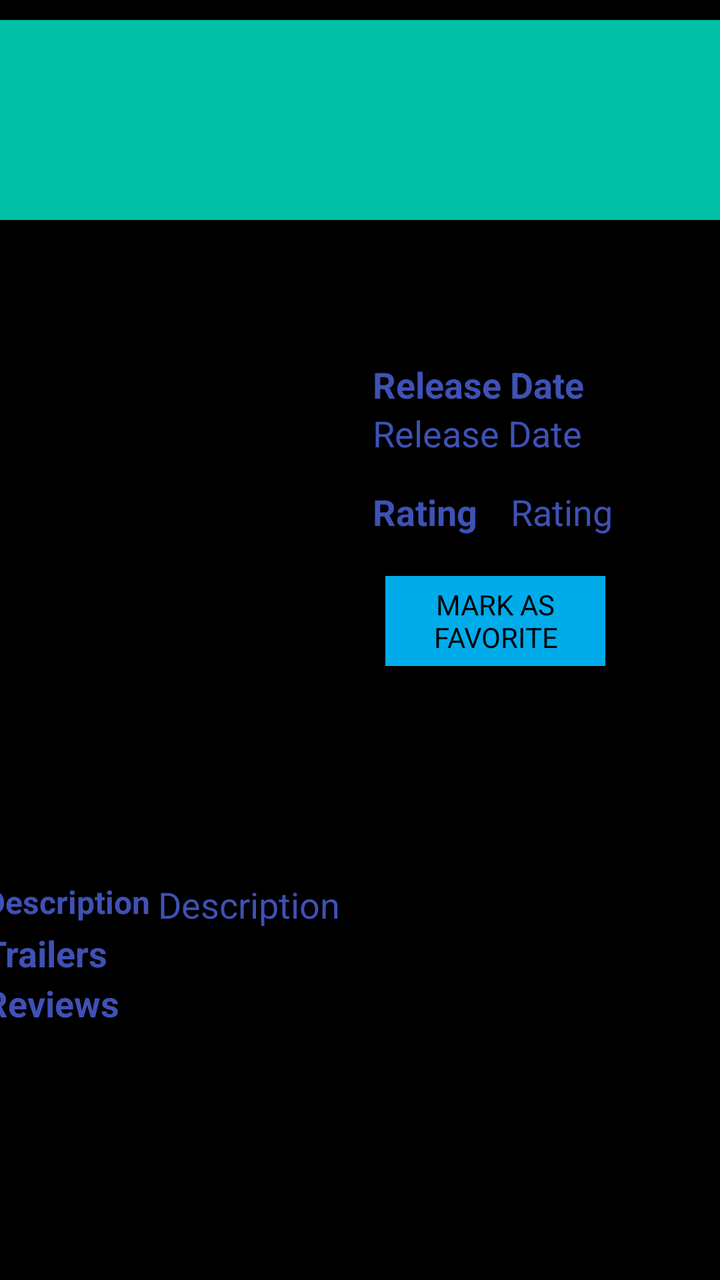
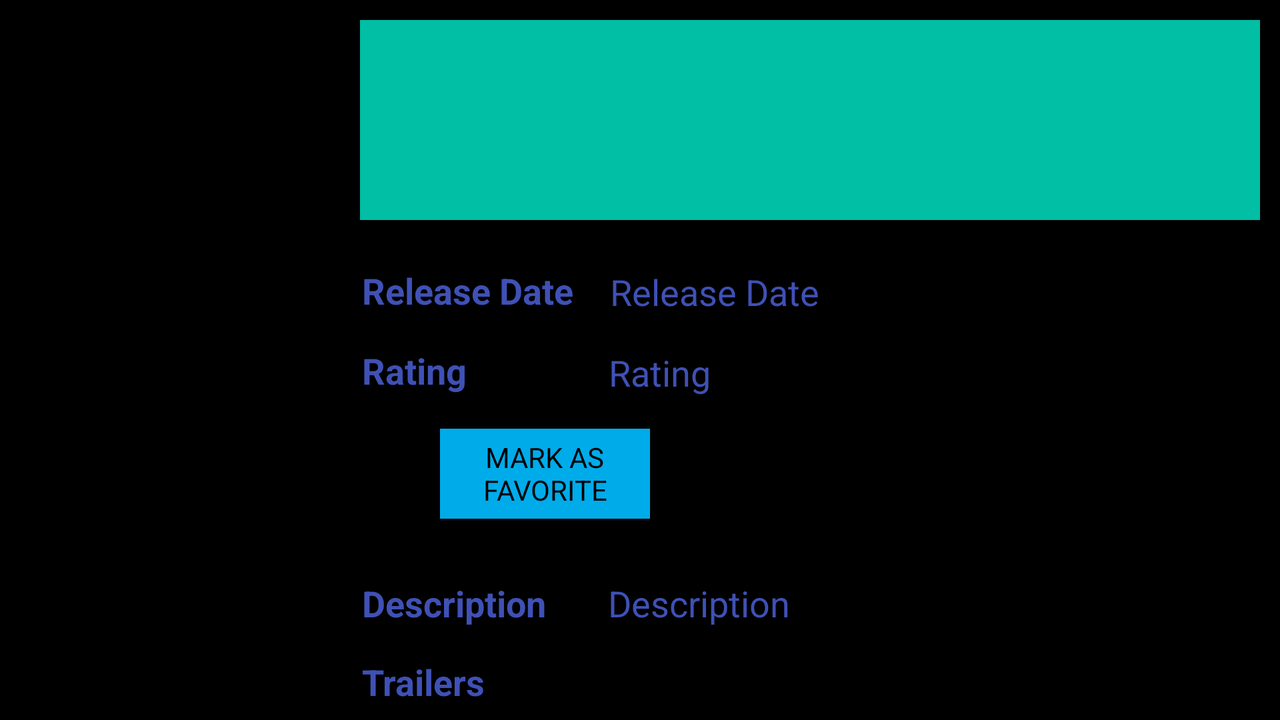

One screen, two layout resources from the same app: the default and the author's alternative for another configuration. Each is rendered where Android would select it; the XML of both is given below.
<!-- AndroidManifest.xml: application theme AppTheme -->
<!-- res/layout/movie_details_view.xml -->
<?xml version="1.0" encoding="utf-8"?>
<LinearLayout xmlns:android="http://schemas.android.com/apk/res/android"
    android:layout_width="match_parent"
    android:layout_height="match_parent"
    android:background="#000"
    android:orientation="vertical"
    android:paddingBottom="10dp"
    android:paddingTop="10dp">

    <LinearLayout
        android:id="@+id/titleSection"
        android:layout_width="match_parent"
        android:layout_height="100dp"
        android:background="#00bfa5"
        android:orientation="vertical">

        <TextView
            android:id="@+id/tv_detailActivity_Title"
            android:layout_width="wrap_content"
            android:layout_height="wrap_content"
            android:layout_gravity="top|center"
            android:layout_marginLeft="5dp"
            android:layout_marginTop="20dp"
            android:scaleType="center"
            android:textColor="#fff"
            android:textSize="30sp"
            android:textStyle="bold" />
    </LinearLayout>

    <ScrollView
        android:layout_width="match_parent"
        android:layout_height="wrap_content">

        <LinearLayout
            android:layout_width="match_parent"
            android:layout_height="wrap_content"
            android:orientation="vertical">

            <LinearLayout
                android:id="@+id/topSection"
                android:layout_width="match_parent"
                android:layout_height="wrap_content"
                android:layout_marginLeft="-20dp"
                android:layout_marginStart="-20dp"
                android:orientation="horizontal">

                <LinearLayout
                    android:id="@+id/imageSection"
                    android:layout_width="170dp"
                    android:layout_height="300dp"
                    android:layout_below="@+id/titleSection"
                    android:layout_marginLeft="30dp"
                    android:layout_marginTop="20dp"
                    android:orientation="horizontal">

                    <ImageView
                        android:id="@+id/tv_detailActivity_poster_image"
                        android:layout_width="170dp"
                        android:layout_height="300dp"
                        android:layout_below="@+id/titleSection"
                        android:layout_gravity="top|left"
                        android:scaleType="centerCrop" />
                </LinearLayout>

                <LinearLayout
                    android:layout_width="match_parent"
                    android:layout_height="wrap_content"
                    android:layout_below="@+id/titleSection"
                    android:layout_marginLeft="5dp"
                    android:layout_marginTop="70dp"
                    android:layout_toRightOf="@+id/imageSection"
                    android:orientation="vertical">


                    <TextView
                        android:id="@+id/tv_detailActivity_DateRelease_header"
                        style="@style/Header"
                        android:layout_width="match_parent"
                        android:layout_height="wrap_content"
                        android:layout_marginLeft="1dp"
                        android:text="@string/INFO_DATERELEASE"
                        android:textColor="@color/colorPrimary"
                        android:textColorLink="@color/cyan" />

                    <TextView
                        android:id="@+id/tv_detailActivity_DateRelease"
                        style="@style/Info"
                        android:layout_width="match_parent"
                        android:layout_height="match_parent"
                        android:layout_marginLeft="1dp"
                        android:layout_toRightOf="@+id/tv_detailActivity_DateRelease_header"
                        android:text="@string/INFO_DATERELEASE"
                        android:textColor="@color/colorPrimary"
                        android:textColorLink="@color/cyan" />

                    <RelativeLayout
                        android:layout_width="match_parent"
                        android:layout_height="match_parent">

                        <TextView
                            android:id="@+id/tv_detailActivity_Rating_header"
                            style="@style/Header"
                            android:layout_width="wrap_content"
                            android:layout_height="wrap_content"
                            android:layout_marginLeft="1dp"
                            android:layout_marginTop="15dp"
                            android:text="@string/INFO_RATING"
                            android:textColor="@color/colorPrimary"
                            android:textColorLink="@color/cyan" />

                        <TextView
                            android:id="@+id/tv_detailActivity_Rating"
                            style="@style/Info"
                            android:layout_width="wrap_content"
                            android:layout_height="wrap_content"
                            android:layout_marginLeft="1dp"
                            android:layout_marginStart="70dp"
                            android:layout_marginTop="15dp"
                            android:text="@string/INFO_RATING"
                            android:textColor="@color/colorPrimary"
                            android:textColorLink="@color/cyan" />
                    </RelativeLayout>


                    <Button
                        android:id="@+id/btn_favorite"
                        style="@android:style/Widget.Button.Toggle"
                        android:layout_width="110dp"
                        android:layout_height="45dp"
                        android:layout_alignParentEnd="true"
                        android:layout_alignParentRight="true"
                        android:layout_alignParentTop="true"
                        android:layout_gravity="center_horizontal"
                        android:layout_marginRight="25dp"
                        android:layout_marginTop="20dp"
                        android:background="@color/blue"
                        android:gravity="center"
                        android:text="@string/add_to_favorite"
                        android:textAllCaps="true"
                        android:textColor="@android:color/black"
                        android:textColorLink="@color/black"
                        android:textIsSelectable="false"
                        android:textSize="14sp" />

                    <ImageView
                        android:id="@+id/love_icon"
                        android:layout_width="45dp"
                        android:layout_height="50dp"
                        android:layout_alignParentLeft="true"
                        android:layout_alignParentStart="true"
                        android:layout_alignTop="@+id/btn_favorite"
                        android:layout_marginLeft="47dp"
                        android:layout_marginStart="47dp"
                        android:layout_marginTop="5dp"
                        android:src="@drawable/icons8_love_64" />
                </LinearLayout>
            </LinearLayout>

            <LinearLayout
                android:id="@+id/downSection"
                android:layout_width="match_parent"
                android:layout_height="wrap_content"
                android:layout_below="@+id/topSection"
                android:layout_marginLeft="-8dp"
                android:layout_marginStart="-8dp"
                android:layout_marginTop="10dp"
                android:orientation="vertical">

                
                
                
                
                
                
                
                
                
                

                
                
                
                
                
                
                

                
                
                
                
                
                
                
                
                
                
                
                
                
                
                
                
                
                
                
                
                

                <LinearLayout
                    android:id="@+id/downTextSection"
                    android:layout_width="match_parent"
                    android:layout_height="wrap_content"
                    android:layout_below="@+id/downSection"
                    android:orientation="vertical">

                    <RelativeLayout
                        android:layout_width="match_parent"
                        android:layout_height="wrap_content">

                        <TextView
                            android:id="@+id/overview_header"
                            style="@style/Header"
                            android:layout_width="wrap_content"
                            android:layout_height="wrap_content"
                            android:text="@string/INFO_DESCRIPTION"
                            android:textColor="@color/colorPrimary"
                            android:textColorLink="@color/cyan"
                            android:textSize="16sp" />

                        <TextView
                            android:id="@+id/tv_detailActivity_desc"
                            style="@style/Info"
                            android:layout_width="wrap_content"
                            android:layout_height="wrap_content"
                            android:layout_toEndOf="@id/overview_header"
                            android:layout_toRightOf="@id/overview_header"
                            android:text="@string/INFO_DESCRIPTION"
                            android:textColor="@color/colorPrimary"
                            android:textColorLink="@color/cyan" />
                    </RelativeLayout>

                    <RelativeLayout
                        android:layout_width="match_parent"
                        android:layout_height="wrap_content">

                        <TextView
                            android:id="@+id/trailer_header"
                            style="@style/Header"
                            android:layout_width="wrap_content"
                            android:layout_height="wrap_content"
                            android:text="@string/INFO_TRAILERS"
                            android:textColor="@color/colorPrimary"
                            android:textColorLink="@color/cyan" />

                        <android.support.v7.widget.RecyclerView
                            android:id="@+id/rv_trailer"
                            android:layout_width="wrap_content"
                            android:layout_height="wrap_content"
                            android:layout_toEndOf="@+id/trailer_header"
                            android:layout_toRightOf="@+id/trailer_header"
                            android:paddingBottom="25dp"
                            android:textColor="@color/colorPrimary"
                            android:textColorLink="@color/cyan"></android.support.v7.widget.RecyclerView>
                    </RelativeLayout>

                    <RelativeLayout
                        android:layout_width="match_parent"
                        android:layout_height="wrap_content">

                        <TextView
                            android:id="@+id/review_header"
                            style="@style/Header"
                            android:layout_width="wrap_content"
                            android:layout_height="wrap_content"
                            android:text="@string/INFO_REVIEWS"
                            android:textColor="@color/colorPrimary"
                            android:textColorLink="@color/cyan" />

                        <android.support.v7.widget.RecyclerView
                            android:id="@+id/rv_review"
                            android:layout_width="wrap_content"
                            android:layout_height="match_parent"
                            android:layout_alignParentTop="true"
                            android:layout_marginLeft="7dp"
                            android:layout_marginStart="7dp"
                            android:layout_marginTop="0dp"
                            android:layout_toEndOf="@+id/review_header"
                            android:layout_toRightOf="@+id/review_header"
                            android:paddingBottom="80dp"
                            android:textColor="@color/colorPrimary"
                            android:textColorLink="@color/cyan"></android.support.v7.widget.RecyclerView>
                    </RelativeLayout>
                </LinearLayout>
            </LinearLayout>
        </LinearLayout>
    </ScrollView>
</LinearLayout>
<!-- resources referenced by this layout -->
<resources>
  <color name="black">#000</color>
  <color name="blue">#00abea</color>
  <color name="colorPrimary">#3f51b5</color>
  <color name="cyan">#00bfa5</color>
  <string name="INFO_DATERELEASE">Release Date</string>
  <string name="INFO_DESCRIPTION">Description</string>
  <string name="INFO_RATING">Rating</string>
  <string name="INFO_REVIEWS">Reviews</string>
  <string name="INFO_TRAILERS">Trailers</string>
  <string name="add_to_favorite">mark as\nfavorite</string>
  <style name="Header">
          <item name="android:textStyle">bold</item>
          <item name="android:textColor">@color/Header</item>
          <item name="android:fontFamily">sans-serif</item>
          <item name="android:textSize">18sp</item>
          <item name="android:layout_marginLeft">@dimen/activity_horizontal_margin</item>
          <item name="android:layout_marginRight">4dp</item>
      </style>
  <style name="Info">
          <item name="android:layout_marginRight">8dp</item>
          <item name="android:fontFamily">sans-serif</item>
          <item name="android:textColor">@color/font</item>
          <item name="android:textSize">18sp</item>
      </style>
  <style name="AppTheme" parent="Theme.AppCompat.Light.DarkActionBar">
          
          <item name="colorPrimary">@color/colorPrimary</item>
          <item name="colorPrimaryDark">@color/colorPrimaryDark</item>
          <item name="colorAccent">@color/colorAccent</item>
      </style>
  <color name="Header">#a92424</color>
  <color name="font">#790c0c</color>
  <color name="colorPrimaryDark">#303F9F</color>
  <color name="colorAccent">#FF4081</color>
</resources>
<!-- res/layout-land/movie_details_view.xml (the author's variant of the layout above) -->
<!-- drawn on the phone turned sideways -->
<?xml version="1.0" encoding="utf-8"?>
<LinearLayout xmlns:android="http://schemas.android.com/apk/res/android"
    android:id="@+id/detail_background"
    android:layout_width="match_parent"
    android:layout_height="match_parent"
    android:background="@color/black"
    android:orientation="vertical"
    android:paddingBottom="10dp"
    android:paddingTop="10dp">

    <RelativeLayout
        android:layout_width="match_parent"
        android:layout_height="wrap_content">

        <ImageView
            android:id="@+id/tv_detailActivity_poster_image"
            android:layout_width="170dp"
            android:layout_height="300dp"
            android:layout_alignParentLeft="true"
            android:layout_alignParentStart="true"
            android:layout_alignParentTop="true"
            android:layout_gravity="top|left"
            android:scaleType="centerCrop" />

        <LinearLayout
            android:id="@+id/titleSection"
            android:layout_width="match_parent"
            android:layout_height="100dp"
            android:layout_marginLeft="10dp"
            android:layout_marginRight="10dp"
            android:layout_toRightOf="@+id/tv_detailActivity_poster_image"
            android:background="@color/cyan">

            <TextView
                android:id="@+id/tv_detailActivity_Title"
                android:layout_width="wrap_content"
                android:layout_height="wrap_content"
                android:layout_gravity="top|center"
                android:layout_marginLeft="48dp"
                android:layout_marginTop="20dp"
                android:layout_toRightOf="@+id/tv_detailActivity_poster_image"
                android:scaleType="fitCenter"
                android:textColor="@color/textwhite"
                android:textSize="30sp"
                android:textStyle="bold" />
        </LinearLayout>

        <ScrollView
            android:layout_width="match_parent"
            android:layout_height="wrap_content"
            android:layout_below="@+id/titleSection"
            android:layout_marginLeft="10dp"
            android:layout_marginRight="10dp"
            android:layout_toRightOf="@+id/tv_detailActivity_poster_image">

            <LinearLayout
                android:id="@+id/infoSection"
                android:layout_width="match_parent"
                android:layout_height="match_parent"
                android:layout_below="@+id/titleSection"
                android:layout_marginTop="3dp"
                android:orientation="vertical">

                <TextView
                    android:id="@+id/tv_detailActivity_DateRelease_header"
                    style="@style/Header"
                    android:layout_width="wrap_content"
                    android:layout_height="wrap_content"
                    android:layout_marginLeft="1dp"
                    android:layout_marginTop="20dp"
                    android:text="@string/INFO_DATERELEASE"
                    android:textColor="@color/colorPrimary"
                    android:textColorLink="@color/cyan"
                    android:textStyle="bold" />

                <TextView
                    android:id="@+id/tv_detailActivity_DateRelease"
                    android:layout_width="wrap_content"
                    android:layout_height="wrap_content"
                    android:layout_marginLeft="125dp"
                    android:layout_marginStart="125dp"
                    android:layout_marginTop="-24dp"
                    android:layout_toRightOf="@+id/tv_detailActivity_DateRelease_header"
                    android:text="@string/INFO_DATERELEASE"
                    android:textColor="@color/colorPrimary"
                    android:textSize="18dp" />

                <RelativeLayout
                    android:layout_width="match_parent"
                    android:layout_height="wrap_content">

                    <TextView
                        android:id="@+id/tv_detailActivity_Rating_header"
                        style="@style/Header"
                        android:layout_width="wrap_content"
                        android:layout_height="wrap_content"
                        android:layout_marginLeft="1dp"
                        android:layout_marginTop="15dp"
                        android:text="@string/INFO_RATING"
                        android:textColor="@color/colorPrimary"
                        android:textColorLink="@color/cyan"
                        android:textStyle="bold" />

                    <TextView
                        android:id="@+id/tv_detailActivity_Rating"
                        style="@style/Info"
                        android:layout_width="wrap_content"
                        android:layout_height="wrap_content"
                        android:layout_alignParentLeft="false"
                        android:layout_alignParentStart="false"
                        android:layout_centerVertical="false"
                        android:layout_marginLeft="67dp"
                        android:layout_marginTop="16dp"
                        android:layout_toRightOf="@+id/tv_detailActivity_Rating_header"
                        android:text="@string/INFO_RATING"
                        android:textColor="@color/colorPrimary"
                        android:textColorLink="@color/cyan"
                        android:textSize="18dp" />

                </RelativeLayout>

                <RelativeLayout
                    android:layout_width="match_parent"
                    android:layout_height="match_parent"
                    android:layout_marginTop="15dp">

                    <Button
                        android:id="@+id/btn_favorite"
                        style="@android:style/Widget.Button.Toggle"
                        android:layout_width="105dp"
                        android:layout_height="45dp"
                        android:layout_alignParentTop="true"
                        android:layout_marginBottom="1dp"
                        android:layout_marginEnd="20dp"
                        android:layout_marginLeft="40dp"
                        android:layout_marginRight="20dp"
                        android:layout_marginStart="40dp"
                        android:layout_marginTop="1dp"
                        android:background="@color/blue"
                        android:text="@string/add_to_favorite"
                        android:textAllCaps="true"
                        android:textColor="@android:color/black"
                        android:textColorLink="@color/textwhite"
                        android:textIsSelectable="false"
                        android:textSize="14sp" />

                    <ImageView
                        android:id="@+id/love_icon"
                        android:layout_width="45dp"
                        android:layout_height="50dp"
                        android:layout_centerHorizontal="true"
                        android:layout_toRightOf="@+id/btn_favorite"
                        android:src="@drawable/icons8_love_64" />
                </RelativeLayout>

                <RelativeLayout
                    android:layout_width="match_parent"
                    android:layout_height="match_parent"
                    android:layout_marginTop="11dp">

                    <TextView
                        android:id="@+id/overview_header"
                        style="@style/Header"
                        android:layout_width="wrap_content"
                        android:layout_height="wrap_content"
                        android:layout_marginLeft="1dp"
                        android:layout_marginTop="15dp"
                        android:text="@string/INFO_DESCRIPTION"
                        android:textColor="@color/colorPrimary"
                        android:textColorLink="@color/cyan"
                        android:textStyle="bold" />

                    <TextView
                        android:id="@+id/tv_detailActivity_desc"
                        style="@style/Info"
                        android:layout_width="wrap_content"
                        android:layout_height="wrap_content"
                        android:layout_alignParentLeft="false"
                        android:layout_alignParentStart="false"
                        android:layout_centerVertical="false"
                        android:layout_marginLeft="27dp"
                        android:layout_marginTop="15dp"
                        android:layout_toEndOf="@id/overview_header"
                        android:layout_toRightOf="@id/overview_header"
                        android:text="@string/INFO_DESCRIPTION"
                        android:textColor="@color/colorPrimary"
                        android:textColorLink="@color/cyan"
                        android:textSize="18dp" />
                </RelativeLayout>

                <RelativeLayout
                    android:layout_width="match_parent"
                    android:layout_height="wrap_content">

                    <TextView
                        android:id="@+id/trailer_header"
                        style="@style/Header"
                        android:layout_width="wrap_content"
                        android:layout_height="wrap_content"
                        android:layout_marginLeft="1dp"
                        android:layout_marginTop="15dp"
                        android:text="@string/INFO_TRAILERS"
                        android:textColor="@color/colorPrimary"
                        android:textColorLink="@color/cyan"
                        android:textStyle="bold" />

                    <android.support.v7.widget.RecyclerView
                        android:id="@+id/rv_trailer"
                        android:layout_width="wrap_content"
                        android:layout_height="wrap_content"
                        android:layout_alignParentLeft="false"
                        android:layout_alignParentStart="false"
                        android:layout_centerVertical="false"
                        android:layout_marginLeft="55dp"
                        android:layout_marginTop="15dp"
                        android:layout_toEndOf="@+id/trailer_header"
                        android:layout_toRightOf="@+id/trailer_header"
                        android:paddingBottom="25dp"
                        android:textColor="@color/blue"
                        android:textColorLink="@color/cyan"
                        android:textSize="18dp"></android.support.v7.widget.RecyclerView>
                </RelativeLayout>

                <RelativeLayout
                    android:layout_width="match_parent"
                    android:layout_height="wrap_content">

                    <TextView
                        android:id="@+id/review_header"
                        style="@style/Header"
                        android:layout_width="wrap_content"
                        android:layout_height="wrap_content"
                        android:layout_marginLeft="1dp"
                        android:layout_marginTop="15dp"
                        android:text="@string/INFO_REVIEWS"
                        android:textColor="@color/colorPrimary"
                        android:textColorLink="@color/cyan"
                        android:textStyle="bold" />

                    <android.support.v7.widget.RecyclerView
                        android:id="@+id/rv_review"
                        android:layout_width="wrap_content"
                        android:layout_height="match_parent"
                        android:layout_alignParentTop="true"
                        android:layout_marginLeft="56dp"
                        android:layout_marginTop="20dp"
                        android:layout_toEndOf="@+id/review_header"
                        android:layout_toRightOf="@+id/review_header"
                        android:paddingBottom="80dp"
                        android:textColor="@color/blue"
                        android:textColorLink="@color/cyan"
                        android:textSize="18dp"></android.support.v7.widget.RecyclerView>
                </RelativeLayout>

            </LinearLayout>
        </ScrollView>
    </RelativeLayout>
</LinearLayout>
<!-- resources referenced by the variant -->
<!-- as the phone turned sideways resolves them -->
<resources>
  <color name="black">#000</color>
  <color name="blue">#00abea</color>
  <color name="colorPrimary">#3f51b5</color>
  <color name="cyan">#00bfa5</color>
  <color name="textwhite">#ffffff</color>
  <string name="INFO_DATERELEASE">Release Date</string>
  <string name="INFO_DESCRIPTION">Description</string>
  <string name="INFO_RATING">Rating</string>
  <string name="INFO_REVIEWS">Reviews</string>
  <string name="INFO_TRAILERS">Trailers</string>
  <string name="add_to_favorite">mark as\nfavorite</string>
  <style name="Header">
          <item name="android:textStyle">bold</item>
          <item name="android:textColor">@color/Header</item>
          <item name="android:fontFamily">sans-serif</item>
          <item name="android:textSize">18sp</item>
          <item name="android:layout_marginLeft">@dimen/activity_horizontal_margin</item>
          <item name="android:layout_marginRight">4dp</item>
      </style>
  <style name="Info">
          <item name="android:layout_marginRight">8dp</item>
          <item name="android:fontFamily">sans-serif</item>
          <item name="android:textColor">@color/font</item>
          <item name="android:textSize">18sp</item>
      </style>
  <style name="AppTheme" parent="Theme.AppCompat.Light.DarkActionBar">
          
          <item name="colorPrimary">@color/colorPrimary</item>
          <item name="colorPrimaryDark">@color/colorPrimaryDark</item>
          <item name="colorAccent">@color/colorAccent</item>
      </style>
  <color name="Header">#a92424</color>
  <color name="font">#790c0c</color>
  <color name="colorPrimaryDark">#303F9F</color>
  <color name="colorAccent">#FF4081</color>
</resources>
